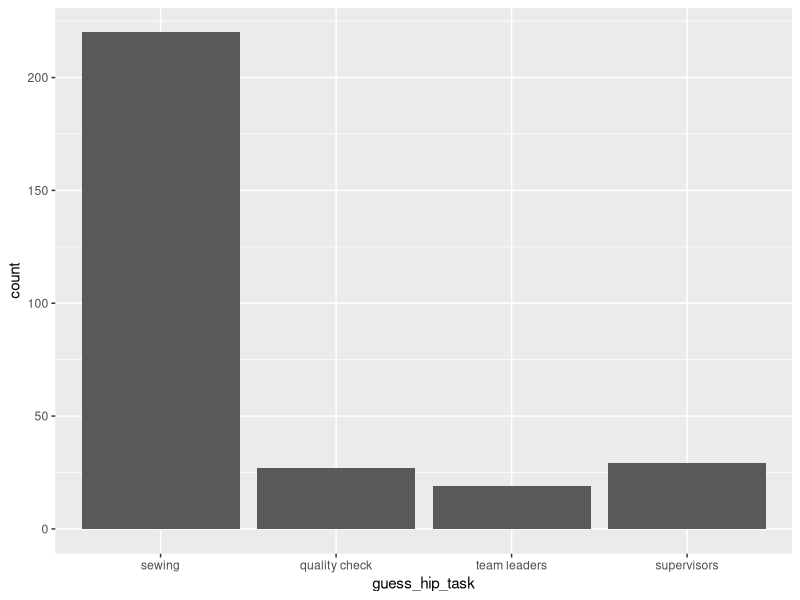

The R source for this figure: (Note: this script raises an error after producing the figure.)
library(tidyverse)
library(readxl)

setwd('C:/Users/myzha/Documents/GitHub/HIP')

hip <- read_excel('data/weekdayend_all.xlsx')

#### IA ####

IA <- c('guess_hip_task',
        'guess_hip_task_other',
        'hip_knowppl',
        'hip_knowppl_like',
        'guess_hip_turnover',
        'guess_hip_turnover_sure')

hip_IA <- hip %>%
  select(all_of(IA)) %>%
  mutate(across(IA[c(1, 4, 6)], as.factor)) %>%
  mutate(guess_hip_task = recode(guess_hip_task,
                                 `0` = 'sewing',
                                 `1` = 'quality check',
                                 `2` = 'team leaders',
                                 `3` = 'supervisors'#, `100` = 'others'
                                 )) %>%
  mutate(hip_knowppl_like = recode(hip_knowppl_like,
                                   `0` = 'almost all of them',
                                   `1` = 'some of them',
                                   `2` = 'very few of them',
                                   `3` = 'almost none of them')) %>%
  mutate(guess_hip_turnover_sure = recode(guess_hip_turnover_sure,
                                          `0` = 'very sure',
                                          `1` = 'slightly sure',
                                          `2` = 'slightly not sure',
                                          `3` = 'not sure at all')) %>%
  mutate(guess_hip_task_other = as.character(guess_hip_task_other)) %>%
  mutate(across(IA[c(3, 5)], as.integer))

ggplot(data = hip_IA) +
  geom_bar(aes(x = guess_hip_task)) +
  ggsave('figures/jobs_in_hip/IA1.png')

ggplot(data = hip_IA) +
  geom_histogram(aes(x = hip_knowppl), binwidth = 5) +
  ggsave('figures/jobs_in_hip/IA2.png')

ggplot(data = hip_IA) +
  geom_bar(aes(x = hip_knowppl_like)) +
  ggsave('figures/jobs_in_hip/IA3.png')

ggplot(data = hip_IA) +
  geom_histogram(aes(x = guess_hip_turnover), binwidth = 5) +
  ggsave('figures/jobs_in_hip/IA5.png')

ggplot(data = hip_IA) +
  geom_bar(aes(x = guess_hip_turnover_sure)) +
  ggsave('figures/jobs_in_hip/IA5s.png')


#### IB ####

IB <- c('guess_hip_hour',
        'guess_hip_hour_sure',
        'guess_hip_day',
        'guess_hip_day_sure',
        'guess_hip_extra',
        'guess_hip_extra_sure',
        'guess_hip_night',
        'guess_hip_night_sure',
        'guess_hip_transp',
        'guess_hip_transp_sure',
        'guess_hip_lunch',
        'guess_hip_lunch_sure',
        'guess_hip_attend',
        'guess_hip_attend_sure')

hip_IB <- hip %>%
  select(all_of(IB)) %>%
  mutate(across(IB[seq(1, 13, 2)], as.integer)) %>%
  mutate(across(IB[seq(2, 14, 2)], as.factor)) %>%
  mutate(across(IB[seq(2, 14, 2)], ~recode(.,
                                           `0` = 'very sure',
                                           `1` = 'slightly sure',
                                           `2` = 'slightly not sure',
                                           `3` = 'not sure at all')))

ggplot(data = hip_IB) +
  geom_histogram(aes(x = guess_hip_hour), binwidth = 1) +
  ggsave('figures/jobs_in_HIP/IB1.png')

ggplot(data = hip_IB) +
  geom_bar(aes(x = guess_hip_hour_sure)) +
  ggsave('figures/jobs_in_HIP/IB1s.png')

ggplot(data = hip_IB) +
  geom_histogram(aes(x = guess_hip_day), binwidth = 1) +
  ggsave('figures/jobs_in_HIP/IB2.png')

ggplot(data = hip_IB) +
  geom_bar(aes(x = guess_hip_day_sure)) +
  ggsave('figures/jobs_in_HIP/IB2s.png')

ggplot(data = hip_IB) +
  geom_histogram(aes(x = guess_hip_extra), binwidth = 1) +
  ggsave('figures/jobs_in_HIP/IB3.png')

ggplot(data = hip_IB) +
  geom_bar(aes(x = guess_hip_extra_sure)) +
  ggsave('figures/jobs_in_HIP/IB3s.png')

ggplot(data = hip_IB) +
  geom_histogram(aes(x = guess_hip_night), binwidth = 1) +
  ggsave('figures/jobs_in_HIP/IB4.png')

ggplot(data = hip_IB) +
  geom_bar(aes(x = guess_hip_night_sure)) +
  ggsave('figures/jobs_in_HIP/IB4s.png')

ggplot(data = hip_IB) +
  geom_histogram(aes(x = guess_hip_transp), binwidth = 1) +
  ggsave('figures/jobs_in_HIP/IB5.png')

ggplot(data = hip_IB) +
  geom_bar(aes(x = guess_hip_transp_sure)) +
  ggsave('figures/jobs_in_HIP/IB5s.png')

ggplot(data = hip_IB) +
  geom_histogram(aes(x = guess_hip_lunch), binwidth = 1) +
  ggsave('figures/jobs_in_HIP/IB6.png')

ggplot(data = hip_IB) +
  geom_bar(aes(x = guess_hip_lunch_sure)) +
  ggsave('figures/jobs_in_HIP/IB6s.png')

ggplot(data = hip_IB) +
  geom_histogram(aes(x = guess_hip_attend), binwidth = 1) +
  ggsave('figures/jobs_in_HIP/IB7.png')

ggplot(data = hip_IB) +
  geom_bar(aes(x = guess_hip_attend_sure)) +
  ggsave('figures/jobs_in_HIP/IB7s.png')


#### IC ####

IC <- c('guess_entry_salary',
        'guess_entry_salary_sure',
        'guess_entry_salary_6m',
        'guess_entry_salary_6m_sure',
        'guess_entry_pct',
        'guess_entry_pct_sure',
        'guess_entry_pct_you',
        'guess_you_salary_1m')

hip_IC <- hip %>%
  select(all_of(IC)) %>%
  mutate(across(IC[c(1, 3, 5, 8)], as.integer)) %>%
  mutate(across(IC[c(2, 4, 6, 7)], as.factor)) %>%
  mutate(across(IC[c(2, 4, 6)], ~recode(.,
                                        `0` = 'very sure',
                                        `1` = 'slightly sure',
                                        `2` = 'slightly not sure',
                                        `3` = 'not sure at all'))) %>%
  mutate(guess_entry_pct_you = recode(guess_entry_pct_you,
                                      `0` = 'likely',
                                      `1` = 'somewhat likely',
                                      `2` = 'somewhat unlikely',
                                      `3` = 'very unlikely'))

ggplot(data = hip_IC) +
  geom_histogram(aes(x = guess_entry_salary), binwidth = 500) +
  ggsave('figures/jobs_in_HIP/IC1.png')

ggplot(data = hip_IC) +
  geom_bar(aes(x = guess_entry_salary_sure)) +
  ggsave('figures/jobs_in_HIP/IC1s.png')

ggplot(data = hip_IC) +
  geom_histogram(aes(x = guess_entry_salary_6m), binwidth = 500) +
  ggsave('figures/jobs_in_HIP/IC2.png')

ggplot(data = hip_IC) +
  geom_bar(aes(x = guess_entry_salary_6m_sure)) +
  ggsave('figures/jobs_in_HIP/IC2s.png')

ggplot(data = hip_IC) +
  geom_histogram(aes(x = guess_entry_pct), binwidth = 10) +
  ggsave('figures/jobs_in_HIP/IC3.png')

ggplot(data = hip_IC) +
  geom_bar(aes(x = guess_entry_pct_sure)) +
  ggsave('figures/jobs_in_HIP/IC3s.png')

ggplot(data = hip_IC) +
  geom_bar(aes(x = guess_entry_pct_you)) +
  ggsave('figures/jobs_in_HIP/IC4.png')

ggplot(data = hip_IC) +
  geom_histogram(aes(x = guess_you_salary_1m), binwidth = 500) +
  ggsave('figures/jobs_in_HIP/IC5.png')

#### ID ####








